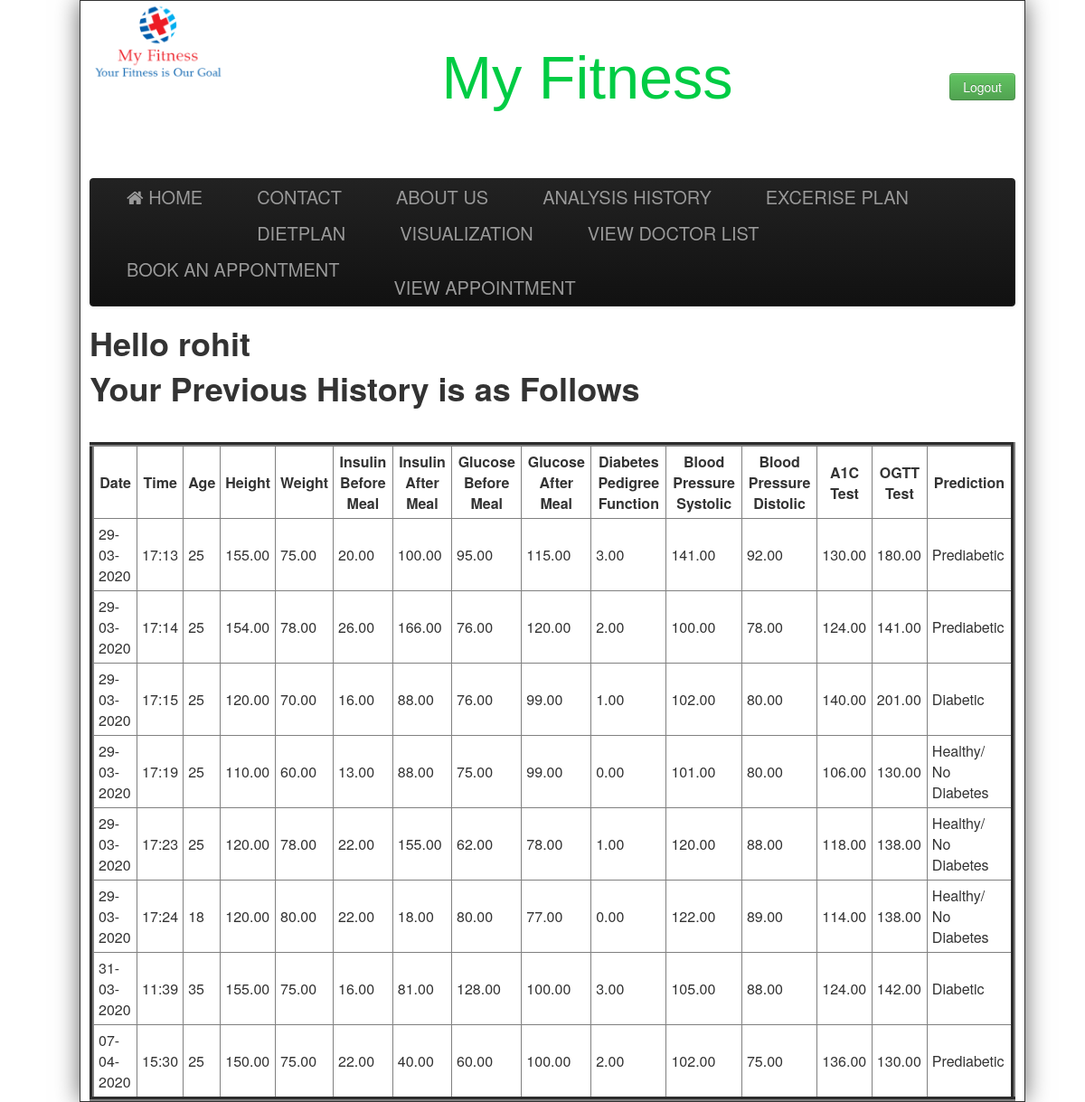
The app's page /display.php (signed in) with its own data.
### tables this page shows
CREATE TABLE `diabetes` (
  `Age` int(6) NOT NULL,
  `Height` double(6,2) NOT NULL,
  `Weight` double(6,2) NOT NULL,
  `Insulin1` double(6,2) NOT NULL,
  `Insulin2` double(6,2) NOT NULL,
  `Glucose1` double(6,2) NOT NULL,
  `Glucose2` double(6,2) NOT NULL,
  `Diabetes Pedigree Function` double(6,2) NOT NULL,
  `Blood_Pressure1` double(6,2) NOT NULL,
  `Blood_Pressure2` double(6,2) NOT NULL,
  `Hameglobin_A1C_Test` double(6,2) NOT NULL,
  `Oral_Glucose_Tolerance_Test` double(6,2) NOT NULL,
  `Prediction` varchar(255) NOT NULL,
  `username` varchar(255) NOT NULL,
  `date` varchar(255) NOT NULL,
  `time` varchar(255) NOT NULL
);

### display.php (the view, shortened to what this page needs)
<html>
<head>
	<link href="css/bootstrap.min.css" rel="stylesheet" ></link>
	<link href="css/bootstrap.css" rel="stylesheet" ></link>
	<link href="css/Default.css" rel="stylesheet" >	</link>
	<link rel="stylesheet" type="text/css" href="https://stackpath.bootstrapcdn.com/font-awesome/4.7.0/css/font-awesome.min.css"></link>
	<link href="https://stackpath.bootstrapcdn.com/font-awesome/4.7.0/css/font-awesome.min.css" rel="stylesheet"></link>
</head>
<body>
<div class="wrap">
		<div class="header">
			<div style="float:left;width:150px;">
				<img src="images/logo2.jpg"/>
			</div>
			<div>
				<div style="float:right; font-size:20px;margin-top:20px;">
				<?php
			 if(isset($_SESSION['name']))
			 {
			 echo "<b>Welcome,</b>".$_SESSION['name']."&nbsp;&nbsp;&nbsp;<a href=\"logout.php\" class=\"btn btn-info\">Logout</a>";
			 }
			 else
			 {
			 ?><br><br><br>
			     <a href="index2.php?logout='1'" class="btn btn-success" >Logout</a>
			<?php } ?>
			</div>
			<div id="heading">
				<a href="#" id="title">My Fitness</a>
			</div>
			</div>
		</div><br><br>
		<div class="navbar navbar-inverse">
			<div class="navbar-inner">
				<div class="container" >
				<a class="brand" href="index.php" ><i class="fa fa-home" aria-hidden="true"></i>&nbsp;HOME</a>
				<a class="brand" href="contact2.php">CONTACT</a>
				<a class="brand" href="about2.php">ABOUT US </a>
				<a class="brand" href="display.php" >ANALYSIS HISTORY</a>
				<a class="brand" href="excerise.php">EXCERISE PLAN</a>
				<a class="brand" href="diet.php">DIETPLAN</a>
				<a class="brand" href="visualization.php">VISUALIZATION</a>
				<a class="brand" href="viewdoc2.php">VIEW DOCTOR LIST </a>
				<a class="brand" href="booking.php">BOOK AN APPONTMENT </a>
				<a class="brand" href="booking.php"> </a>
				<a class="brand" href="booking.php"> </a>
				<a class="brand" href="booking.php"> </a>
				<a class="brand" href="booking.php"> </a>
				<a class="brand" href="booking.php"> </a>
				<a class="brand" href="booking.php"> </a>
				<a class="brand" href="booking.php"> </a>
				<a class="brand" href="booking.php"> </a>
				<a class="brand" href="viewbooking.php">VIEW APPOINTMENT </a>
				</div>
			</div>
		</div>
<?php  if (isset($_SESSION['username'])) : ?>
			<h1><p>Hello <strong><?php echo $_SESSION['username']; ?></strong></p></h1>
		<?php endif ?>
<?php
include("connection.php");
$name= $_SESSION['username'];
$query="SELECT * FROM DIABETES where username='$name'";
$data=mysqli_query($conn,$query);
$total=mysqli_num_rows($data);
if($total !=0)
{
	?>
	<h1> Your Previous History is as Follows</h1> <br>
	<table border='5' cellpadding='5' cellspacing="5" >
		<tr>
			<th>Date </th>
			<th>Time </th>
			<th> Age </th>
			<th>Height</th>
			<th>Weight</th>
			<th>Insulin Before Meal</th>
			<th>Insulin After Meal</th>
			<th>Glucose Before Meal</th>
			<th>Glucose After Meal</th>
			<th>Diabetes Pedigree Function</th>
			<th>Blood Pressure Systolic</th>
			<th>Blood Pressure Distolic</th>
			<th>A1C Test </th>
			<th>OGTT Test</th>
			<th>Prediction</th>
		</tr>
	<?php
	while($result=mysqli_fetch_assoc($data))
	{
		echo "<tr>
			<td>".$result['date']."</td>
			<td>".$result['time']."</td>
			<td>".$result['Age']."</td>
			<td>".$result['Height']."</td>
			<td>".$result['Weight']."</td>
			<td>".$result['Insulin1']."</td>
			<td>".$result['Insulin2']."</td>
			<td>".$result['Glucose1']."</td>
			<td>".$result['Glucose2']."</td>
			<td>".$result['Diabetes Pedigree Function']."</td>
			<td>".$result['Blood_Pressure1']."</td>
			<td>".$result['Blood_Pressure2']."</td>
			<td>".$result['Hameglobin_A1C_Test']."</td>
			<td>".$result['Oral_Glucose_Tolerance_Test']."</td>
			<td>".$result['Prediction']."</td>
		</tr>";
	}
}
?>
</table>

### css/Default.css (style rules this page uses)
body { width:100%; background-image:url(C:\xampp\htdocs\RNGClinic\images\back.jpg); }
.header { height: 156px; padding: 0; font-size: 14px; width:100%; }
.wrap { position:absolute; width:1024px; background-color:#FFFFFF; padding:0 10px; border:solid 1px; -o-box-shadow: 10px 10px 5px #888; -moz-box-shadow: 10px 10px 5px #888; -webkit-box-shadow: 10px 10px 5px #888; box-shadow: 0px 0px 25px #666; }
#heading { text-align:center; font-size:50pt; font-family:verdana,helvetica,arial,sans-serif; color:#993366; padding-top:35pt; line-height:normal; }
.navbar .brand { padding:10px 40px 10px; }

### display.php (style rules this page uses)
#title { color: #00cc44; }

### records on screen
diabetes: date "29-03-2020", time "17:13", Age "25", Height "155.00", Weight "75.00", Insulin1 "20.00", Insulin2 "100.00", Glucose1 "95.00", Glucose2 "115.00", Diabetes Pedigree Function "3.00", Blood_Pressure1 "141.00", Blood_Pressure2 "92.00", Hameglobin_A1C_Test "130.00", Oral_Glucose_Tolerance_Test "180.00", Prediction "Prediabetic"
diabetes: date "29-03-2020", time "17:14", Age "25", Height "154.00", Weight "78.00", Insulin1 "26.00", Insulin2 "166.00", Glucose1 "76.00", Glucose2 "120.00", Diabetes Pedigree Function "2.00", Blood_Pressure1 "100.00", Blood_Pressure2 "78.00", Hameglobin_A1C_Test "124.00", Oral_Glucose_Tolerance_Test "141.00", Prediction "Prediabetic"
diabetes: date "29-03-2020", time "17:15", Age "25", Height "120.00", Weight "70.00", Insulin1 "16.00", Insulin2 "88.00", Glucose1 "76.00", Glucose2 "99.00", Diabetes Pedigree Function "1.00", Blood_Pressure1 "102.00", Blood_Pressure2 "80.00", Hameglobin_A1C_Test "140.00", Oral_Glucose_Tolerance_Test "201.00", Prediction "Diabetic"
diabetes: date "29-03-2020", time "17:19", Age "25", Height "110.00", Weight "60.00", Insulin1 "13.00", Insulin2 "88.00", Glucose1 "75.00", Glucose2 "99.00", Diabetes Pedigree Function "0.00", Blood_Pressure1 "101.00", Blood_Pressure2 "80.00", Hameglobin_A1C_Test "106.00", Oral_Glucose_Tolerance_Test "130.00", Prediction "Healthy/ No Diabetes"
diabetes: date "29-03-2020", time "17:23", Age "25", Height "120.00", Weight "78.00", Insulin1 "22.00", Insulin2 "155.00", Glucose1 "62.00", Glucose2 "78.00", Diabetes Pedigree Function "1.00", Blood_Pressure1 "120.00", Blood_Pressure2 "88.00", Hameglobin_A1C_Test "118.00", Oral_Glucose_Tolerance_Test "138.00", Prediction "Healthy/ No Diabetes"
diabetes: date "29-03-2020", time "17:24", Age "18", Height "120.00", Weight "80.00", Insulin1 "22.00", Insulin2 "18.00", Glucose1 "80.00", Glucose2 "77.00", Diabetes Pedigree Function "0.00", Blood_Pressure1 "122.00", Blood_Pressure2 "89.00", Hameglobin_A1C_Test "114.00", Oral_Glucose_Tolerance_Test "138.00", Prediction "Healthy/ No Diabetes"
diabetes: date "31-03-2020", time "11:39", Age "35", Height "155.00", Weight "75.00", Insulin1 "16.00", Insulin2 "81.00", Glucose1 "128.00", Glucose2 "100.00", Diabetes Pedigree Function "3.00", Blood_Pressure1 "105.00", Blood_Pressure2 "88.00", Hameglobin_A1C_Test "124.00", Oral_Glucose_Tolerance_Test "142.00", Prediction "Diabetic"
diabetes: date "07-04-2020", time "15:30", Age "25", Height "150.00", Weight "75.00", Insulin1 "22.00", Insulin2 "40.00", Glucose1 "60.00", Glucose2 "100.00", Diabetes Pedigree Function "2.00", Blood_Pressure1 "102.00", Blood_Pressure2 "75.00", Hameglobin_A1C_Test "136.00", Oral_Glucose_Tolerance_Test "130.00", Prediction "Prediabetic"

### other values on screen
$_SESSION['username'] "rohit"
